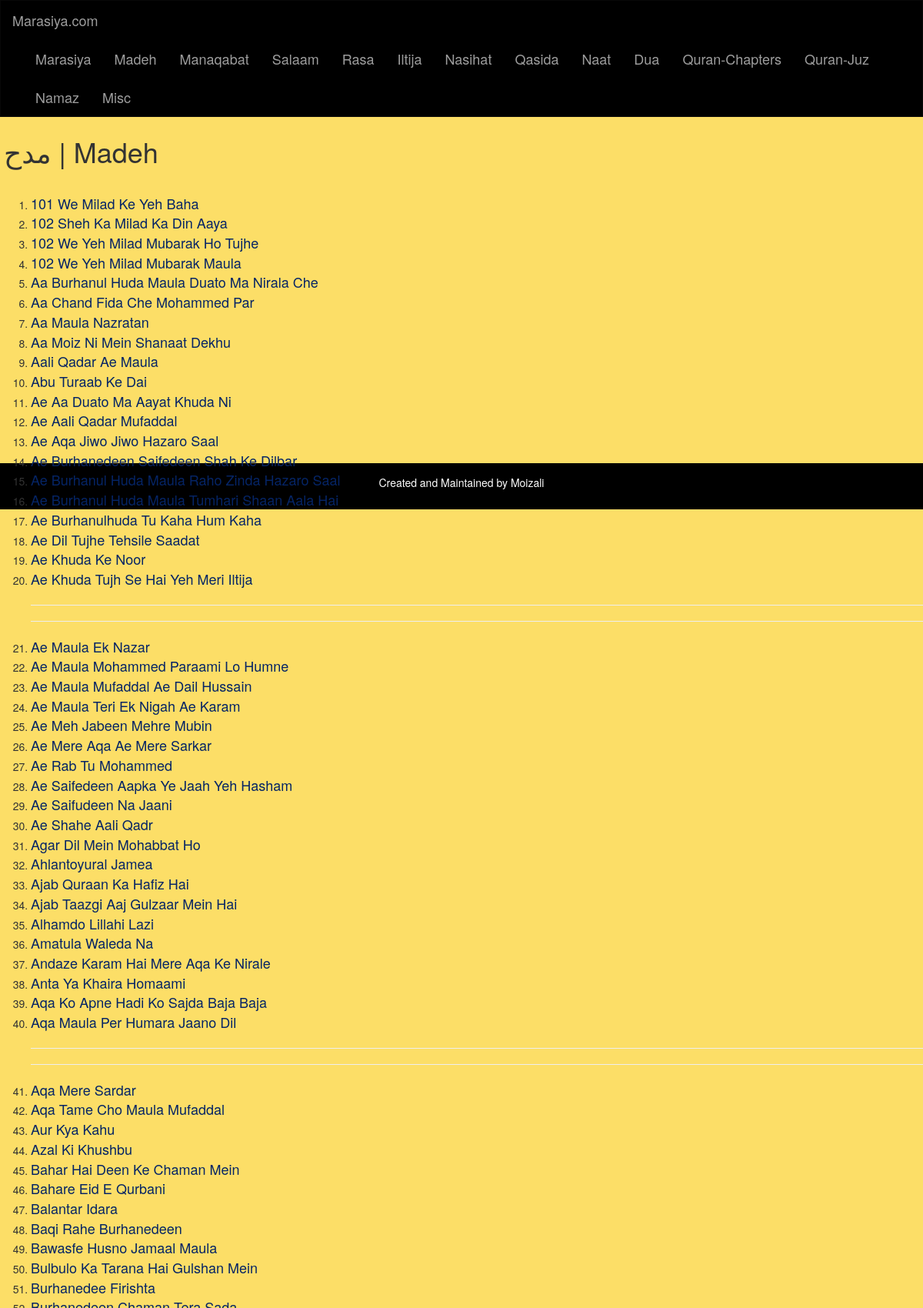
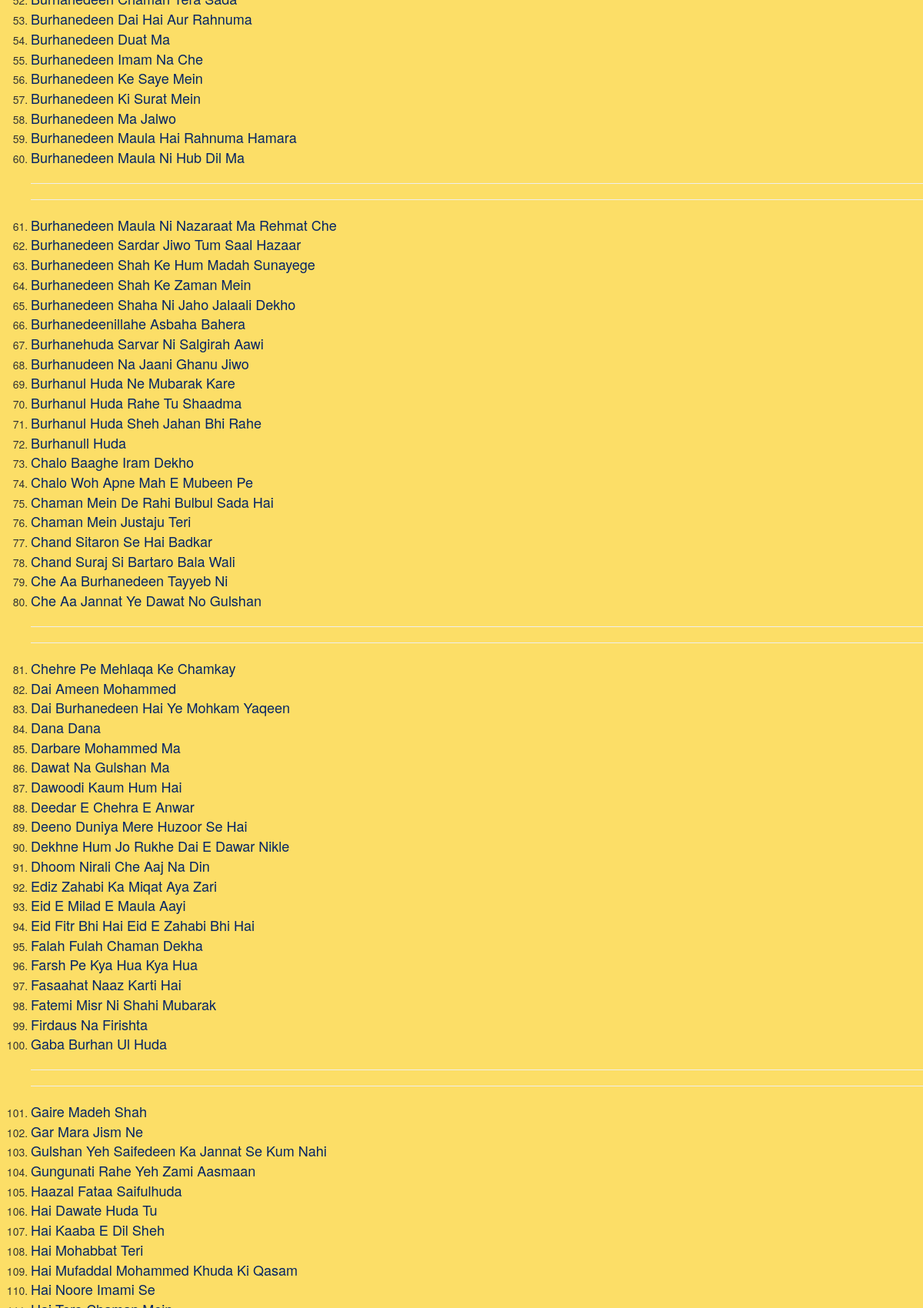
The page /madeh (upper part) on the database its author committed (2 pictures, top to bottom).
### main.py (models this page shows)
class Page_Info(db.Model):
    __tablename__ = 'page_info'
    page_number = db.Column(db.Integer, nullable=False)
    category = db.Column(db.String, nullable=False)
    page_path = db.Column(db.String, primary_key=True, nullable=False)
    page_name = db.Column(db.String, nullable=False)
    nav_name = db.Column(db.String, nullable=False)
    page_info = db.Column(db.String)

### main.py (the view)
@app.route("/<page_path>")
def page(page_path):
    path_data = Page_Info.query.order_by(Page_Info.page_number).all()
    page_info = Page_Info.query.filter_by(page_path=page_path.lower()).first()
    if not page_info:
        return render_template("error.html", path_data=path_data), 404
    category = page_info.category
    page_title = page_info.page_name
    dump_title = File_Info.query.filter_by(category=category).with_entities(File_Info.title).distinct().order_by(File_Info.title).all()
    return render_template("page.html", path_data=path_data, data=dump_title, page_title=page_title, parent=page_path.lower(), title=category)

### templates/page.html (shortened to what this page needs)
<!DOCTYPE html>
<html lang="en">
    <head>
        <link rel="stylesheet" href="https://maxcdn.bootstrapcdn.com/bootstrap/3.4.1/css/bootstrap.min.css">
        <link rel="stylesheet" href="{{ url_for('static',filename='style.css') }}">
    </head>
    <body>
        <nav class="navbar navbar-inverse">
            <div class="container-fluid">
                <div class="navbar-header">
                    <a class="navbar-brand" href="/">Marasiya.com</a>
                </div>
                <div class="collapse navbar-collapse" id="myNavbar">
                    <ul class="nav navbar-nav">
                        {% block nav %}
                            {% if path_data|length > 0 %}
                                {% for page in path_data %}
                                    <li><a href='/{{page["page_path"]}}'>{{page["nav_name"]}}</a></li>
                                {% endfor %}
                            {% endif %}
                        {% endblock nav %}
                    </ul>
                </div>
            </div>
        </nav>
        <div class="container-fluid text-center">
            <div class="row content text-left">
                <h1>{{page_title}}</h1><br>
                {% block content %}
                    {% if data|length > 0 %}
                        <ol>
                            {% for i in range(data|length) %}
                                {% if i == 0 %}
                                    <li class="pageli"><a href='/{{parent}}/{{data[i][0]}}'>{{data[i][0]}}</a></li>
                                {% elif i % 20 == 0 %}
                                    <hr>
                                    <hr>
                                    <li class="pageli"><a href='/{{parent}}/{{data[i][0]}}'>{{data[i][0]}}</a></li>
                                {% else %}
                                    <li class="pageli"><a href='/{{parent}}/{{data[i][0]}}'>{{data[i][0]}}</a></li>
                                {% endif %}
                            {% endfor %}
                        </ol>
                    {% endif %}
                {% endblock content %}
            </div>
        </div>
        <footer class="container-fluid text-center">
            <p>Created and Maintained by Moizali</p>
        </footer>
    </body>
</html>

### static/style.css (style rules this page uses)
body { background-color: #fcde67; }
.navbar { margin-bottom: 0; border-radius: 0; background-color: #000000; color: white; }
.row.content { height: 450px }
footer { background-color: #000000; color: white; padding: 15px; }
a { font-size: large; text-decoration: none; color: #052465; }
h1 { padding:5px; }

### rows shown on the page
Page_Info: nav_name "Marasiya"
Page_Info: nav_name "Madeh", page_name "مدح | Madeh"
Page_Info: nav_name "Manaqabat"
Page_Info: nav_name "Salaam"
Page_Info: nav_name "Rasa"
Page_Info: nav_name "Iltija"
Page_Info: nav_name "Nasihat"
Page_Info: nav_name "Qasida"
Page_Info: nav_name "Naat"
Page_Info: nav_name "Dua"
Page_Info: nav_name "Quran-Chapters"
Page_Info: nav_name "Quran-Juz"
Page_Info: nav_name "Namaz"
Page_Info: nav_name "Misc"

### other values the page prints
{{ data[i][0] }} "101 We Milad Ke Yeh Baha"
{{ data[i][0] }} "102 Sheh Ka Milad Ka Din Aaya" "102 We Yeh Milad Mubarak Ho Tujhe" "102 We Yeh Milad Mubarak Maula" "Aa Burhanul Huda Maula Duato Ma Nirala Che" "Aa Chand Fida Che Mohammed Par" "Aa Maula Nazratan" "Aa Moiz Ni Mein Shanaat Dekhu" "Aali Qadar Ae Maula" "Abu Turaab Ke Dai" "Ae Aa Duato Ma Aayat Khuda Ni" "Ae Aali Qadar Mufaddal" "Ae Aqa Jiwo Jiwo Hazaro Saal" "Ae Burhanedeen Saifedeen Shah Ke Dilbar" "Ae Burhanul Huda Maula Raho Zinda Hazaro Saal" "Ae Burhanul Huda Maula Tumhari Shaan Aala Hai" "Ae Burhanulhuda Tu Kaha Hum Kaha" "Ae Dil Tujhe Tehsile Saadat" "Ae Khuda Ke Noor" "Ae Khuda Tujh Se Hai Yeh Meri Iltija" "Ae Maula Mohammed Paraami Lo Humne" "Ae Maula Mufaddal Ae Dail Hussain" "Ae Maula Teri Ek Nigah Ae Karam" "Ae Meh Jabeen Mehre Mubin" "Ae Mere Aqa Ae Mere Sarkar" "Ae Rab Tu Mohammed" "Ae Saifedeen Aapka Ye Jaah Yeh Hasham" "Ae Saifudeen Na Jaani" "Ae Shahe Aali Qadr" "Agar Dil Mein Mohabbat Ho" "Ahlantoyural Jamea" "Ajab Quraan Ka Hafiz Hai" "Ajab Taazgi Aaj Gulzaar Mein Hai" "Alhamdo Lillahi Lazi" "Amatula Waleda Na" "Andaze Karam Hai Mere Aqa Ke Nirale" "Anta Ya Khaira Homaami" "Aqa Ko Apne Hadi Ko Sajda Baja Baja" "Aqa Maula Per Humara Jaano Dil" "Aqa Tame Cho Maula Mufaddal" "Aur Kya Kahu" "Azal Ki Khushbu" "Bahar Hai Deen Ke Chaman Mein" "Bahare Eid E Qurbani" "Balantar Idara" "Baqi Rahe Burhanedeen" "Bawasfe Husno Jamaal Maula" "Bulbulo Ka Tarana Hai Gulshan Mein" "Burhanedee Firishta" "Burhanedeen Chaman Tera Sada" "Burhanedeen Dai Hai Aur Rahnuma" "Burhanedeen Duat Ma" "Burhanedeen Imam Na Che" "Burhanedeen Ke Saye Mein" "Burhanedeen Ki Surat Mein" "Burhanedeen Ma Jalwo" "Burhanedeen Maula Hai Rahnuma Hamara" "Burhanedeen Maula Ni Hub Dil Ma" "Burhanedeen Sardar Jiwo Tum Saal Hazaar" "Burhanedeen Shah Ke Hum Madah Sunayege" "Burhanedeen Shah Ke Zaman Mein" "Burhanedeen Shaha Ni Jaho Jalaali Dekho" "Burhanedeenillahe Asbaha Bahera" "Burhanehuda Sarvar Ni Salgirah Aawi" "Burhanudeen Na Jaani Ghanu Jiwo" "Burhanul Huda Ne Mubarak Kare" "Burhanul Huda Rahe Tu Shaadma" "Burhanul Huda Sheh Jahan Bhi Rahe" "Burhanull Huda" "Chalo Baaghe Iram Dekho" "Chalo Woh Apne Mah E Mubeen Pe" "Chaman Mein De Rahi Bulbul Sada Hai" "Chaman Mein Justaju Teri" "Chand Sitaron Se Hai Badkar" "Chand Suraj Si Bartaro Bala Wali" "Che Aa Burhanedeen Tayyeb Ni" "Che Aa Jannat Ye Dawat No Gulshan" "Dai Ameen Mohammed" "Dai Burhanedeen Hai Ye Mohkam Yaqeen" "Dana Dana" "Darbare Mohammed Ma" "Dawat Na Gulshan Ma" "Dawoodi Kaum Hum Hai" "Deedar E Chehra E Anwar" "Deeno Duniya Mere Huzoor Se Hai" "Dekhne Hum Jo Rukhe Dai E Dawar Nikle" "Dhoom Nirali Che Aaj Na Din" "Ediz Zahabi Ka Miqat Aya Zari" "Eid E Milad E Maula Aayi" "Eid Fitr Bhi Hai Eid E Zahabi Bhi Hai" "Falah Fulah Chaman Dekha" "Farsh Pe Kya Hua Kya Hua" "Fasaahat Naaz Karti Hai" "Fatemi Misr Ni Shahi Mubarak" "Firdaus Na Firishta" "Gaba Burhan Ul Huda" "Gar Mara Jism Ne" "Gulshan Yeh Saifedeen Ka Jannat Se Kum Nahi" "Gungunati Rahe Yeh Zami Aasmaan" "Haazal Fataa Saifulhuda" "Hai Dawate Huda Tu" "Hai Kaaba E Dil Sheh" "Hai Mohabbat Teri" "Hai Mufaddal Mohammed Khuda Ki Qasam" "Hai Noore Imami Se"
{{ data[i][0] }} "Ae Maula Ek Nazar" "Aqa Mere Sardar" "Burhanedeen Maula Ni Nazaraat Ma Rehmat Che" "Chehre Pe Mehlaqa Ke Chamkay" "Gaire Madeh Shah"
